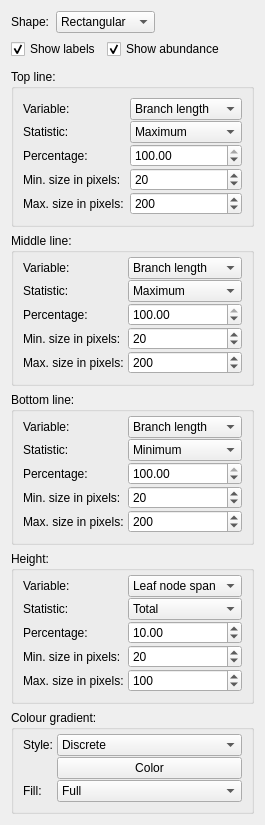
           <widget class="QWidget" name="pageCollapsedNodeProp_2">
            <property name="geometry">
             <rect>
              <x>0</x>
              <y>0</y>
              <width>236</width>
              <height>743</height>
             </rect>
            </property>
            <attribute name="icon">
             <iconset resource="gui.qrc">
              <normaloff>:/icons/icons/collapse.png</normaloff>:/icons/icons/collapse.png</iconset>
            </attribute>
            <attribute name="label">
             <string>Collapsed node properties</string>
            </attribute>
            <attribute name="toolTip">
             <string>Set visual properties of collapsed nodes</string>
            </attribute>
            <layout class="QVBoxLayout" name="verticalLayout_21">
             <item>
              <layout class="QHBoxLayout" name="horizontalLayout_37">
               <property name="bottomMargin">
                <number>0</number>
               </property>
               <item>
                <widget class="QLabel" name="label_53">
                 <property name="text">
                  <string>Shape:</string>
                 </property>
                </widget>
               </item>
               <item>
                <widget class="QComboBox" name="cboClusterTreeCollapsedNodeShape">
                 <property name="sizePolicy">
                  <sizepolicy hsizetype="Expanding" vsizetype="Fixed">
                   <horstretch>0</horstretch>
                   <verstretch>0</verstretch>
                  </sizepolicy>
                 </property>
                 <property name="currentIndex">
                  <number>0</number>
                 </property>
                 <item>
                  <property name="text">
                   <string>Rectangular</string>
                  </property>
                 </item>
                 <item>
                  <property name="text">
                   <string>Triangular</string>
                  </property>
                 </item>
                </widget>
               </item>
               <item>
                <spacer name="horizontalSpacer_28">
                 <property name="orientation">
                  <enum>Qt::Horizontal</enum>
                 </property>
                 <property name="sizeHint" stdset="0">
                  <size>
                   <width>40</width>
                   <height>20</height>
                  </size>
                 </property>
                </spacer>
               </item>
              </layout>
             </item>
             <item>
              <layout class="QHBoxLayout" name="horizontalLayout_38">
               <property name="bottomMargin">
                <number>4</number>
               </property>
               <item>
                <widget class="QCheckBox" name="chkClusterTreeCollapsedShowLabels">
                 <property name="text">
                  <string>Show labels</string>
                 </property>
                 <property name="checked">
                  <bool>true</bool>
                 </property>
                </widget>
               </item>
               <item>
                <widget class="QCheckBox" name="chkClusterTreeAbundanceInLabel">
                 <property name="text">
                  <string>Show abundance</string>
                 </property>
                 <property name="checked">
                  <bool>true</bool>
                 </property>
                </widget>
               </item>
               <item>
                <spacer name="horizontalSpacer_29">
                 <property name="orientation">
                  <enum>Qt::Horizontal</enum>
                 </property>
                 <property name="sizeHint" stdset="0">
                  <size>
                   <width>40</width>
                   <height>20</height>
                  </size>
                 </property>
                </spacer>
               </item>
              </layout>
             </item>
             <item>
              <widget class="QGroupBox" name="groupBox_6">
               <property name="title">
                <string>Top line:</string>
               </property>
               <property name="flat">
                <bool>true</bool>
               </property>
               <layout class="QVBoxLayout" name="verticalLayout_22">
                <item>
                 <layout class="QFormLayout" name="formLayout_21">
                  <property name="verticalSpacing">
                   <number>1</number>
                  </property>
                  <item row="0" column="0">
                   <widget class="QLabel" name="label_54">
                    <property name="text">
                     <string>Variable:</string>
                    </property>
                   </widget>
                  </item>
                  <item row="0" column="1">
                   <widget class="QComboBox" name="cboClusterTreeVariableTL">
                    <property name="currentIndex">
                     <number>1</number>
                    </property>
                    <item>
                     <property name="text">
                      <string>Abundance</string>
                     </property>
                    </item>
                    <item>
                     <property name="text">
                      <string>Branch length</string>
                     </property>
                    </item>
                    <item>
                     <property name="text">
                      <string>Fixed</string>
                     </property>
                    </item>
                   </widget>
                  </item>
                  <item row="1" column="0">
                   <widget class="QLabel" name="label_55">
                    <property name="text">
                     <string>Statistic:</string>
                    </property>
                   </widget>
                  </item>
                  <item row="1" column="1">
                   <widget class="QComboBox" name="cboClusterTreeStatisticTL">
                    <item>
                     <property name="text">
                      <string>Maximum</string>
                     </property>
                    </item>
                    <item>
                     <property name="text">
                      <string>Minimum</string>
                     </property>
                    </item>
                    <item>
                     <property name="text">
                      <string>Mean</string>
                     </property>
                    </item>
                    <item>
                     <property name="text">
                      <string>Median</string>
                     </property>
                    </item>
                    <item>
                     <property name="text">
                      <string>Total</string>
                     </property>
                    </item>
                   </widget>
                  </item>
                  <item row="2" column="0">
                   <widget class="QLabel" name="lblClusterTreeFactorLabelTL">
                    <property name="text">
                     <string>Percentage:</string>
                    </property>
                   </widget>
                  </item>
                  <item row="3" column="0">
                   <widget class="QLabel" name="lblPhylogenyMinTL_5">
                    <property name="text">
                     <string>Min. size in pixels:</string>
                    </property>
                   </widget>
                  </item>
                  <item row="3" column="1">
                   <widget class="QSpinBox" name="spinClusterTreeMinTL">
                    <property name="accelerated">
                     <bool>false</bool>
                    </property>
                    <property name="minimum">
                     <number>0</number>
                    </property>
                    <property name="maximum">
                     <number>1000</number>
                    </property>
                    <property name="value">
                     <number>20</number>
                    </property>
                   </widget>
                  </item>
                  <item row="4" column="0">
                   <widget class="QLabel" name="lblPhylogenyMaxTL_5">
                    <property name="text">
                     <string>Max. size in pixels:</string>
                    </property>
                   </widget>
                  </item>
                  <item row="4" column="1">
                   <widget class="QSpinBox" name="spinClusterTreeMaxTL">
                    <property name="accelerated">
                     <bool>false</bool>
                    </property>
                    <property name="minimum">
                     <number>0</number>
                    </property>
                    <property name="maximum">
                     <number>10000</number>
                    </property>
                    <property name="value">
                     <number>200</number>
                    </property>
                   </widget>
                  </item>
                  <item row="2" column="1">
                   <widget class="QDoubleSpinBox" name="spinClusterTreeFactorTL">
                    <property name="accelerated">
                     <bool>false</bool>
                    </property>
                    <property name="maximum">
                     <double>100.000000000000000</double>
                    </property>
                    <property name="value">
                     <double>100.000000000000000</double>
                    </property>
                   </widget>
                  </item>
                 </layout>
                </item>
               </layout>
              </widget>
             </item>
             <item>
              <widget class="QGroupBox" name="groupBox_7">
               <property name="title">
                <string>Middle line:</string>
               </property>
               <property name="flat">
                <bool>true</bool>
               </property>
               <property name="checkable">
                <bool>false</bool>
               </property>
               <layout class="QVBoxLayout" name="verticalLayout_23">
                <property name="spacing">
                 <number>4</number>
                </property>
                <property name="topMargin">
                 <number>4</number>
                </property>
                <item>
                 <layout class="QFormLayout" name="formLayout_22">
                  <property name="verticalSpacing">
                   <number>1</number>
                  </property>
                  <item row="0" column="0">
                   <widget class="QLabel" name="label_56">
                    <property name="text">
                     <string>Variable:</string>
                    </property>
                   </widget>
                  </item>
                  <item row="0" column="1">
                   <widget class="QComboBox" name="cboClusterTreeVariableML">
                    <property name="currentIndex">
                     <number>1</number>
                    </property>
                    <item>
                     <property name="text">
                      <string>Abundance</string>
                     </property>
                    </item>
                    <item>
                     <property name="text">
                      <string>Branch length</string>
                     </property>
                    </item>
                    <item>
                     <property name="text">
                      <string>Fixed</string>
                     </property>
                    </item>
                    <item>
                     <property name="text">
                      <string>None</string>
                     </property>
                    </item>
                   </widget>
                  </item>
                  <item row="1" column="0">
                   <widget class="QLabel" name="label_57">
                    <property name="text">
                     <string>Statistic:</string>
                    </property>
                   </widget>
                  </item>
                  <item row="1" column="1">
                   <widget class="QComboBox" name="cboClusterTreeStatisticML">
                    <property name="currentIndex">
                     <number>0</number>
                    </property>
                    <item>
                     <property name="text">
                      <string>Maximum</string>
                     </property>
                    </item>
                    <item>
                     <property name="text">
                      <string>Minimum</string>
                     </property>
                    </item>
                    <item>
                     <property name="text">
                      <string>Mean</string>
                     </property>
                    </item>
                    <item>
                     <property name="text">
                      <string>Median</string>
                     </property>
                    </item>
                    <item>
                     <property name="text">
                      <string>Total</string>
                     </property>
                    </item>
                   </widget>
                  </item>
                  <item row="2" column="0">
                   <widget class="QLabel" name="lblClusterTreeFactorLabelML">
                    <property name="text">
                     <string>Percentage:</string>
                    </property>
                   </widget>
                  </item>
                  <item row="3" column="0">
                   <widget class="QLabel" name="lblPhylogenyMinTL_6">
                    <property name="text">
                     <string>Min. size in pixels:</string>
                    </property>
                   </widget>
                  </item>
                  <item row="3" column="1">
                   <widget class="QSpinBox" name="spinClusterTreeMinML">
                    <property name="minimum">
                     <number>0</number>
                    </property>
                    <property name="maximum">
                     <number>1000</number>
                    </property>
                    <property name="value">
                     <number>20</number>
                    </property>
                   </widget>
                  </item>
                  <item row="4" column="0">
                   <widget class="QLabel" name="lblPhylogenyMaxTL_6">
                    <property name="text">
                     <string>Max. size in pixels:</string>
                    </property>
                   </widget>
                  </item>
                  <item row="4" column="1">
                   <widget class="QSpinBox" name="spinClusterTreeMaxML">
                    <property name="minimum">
                     <number>0</number>
                    </property>
                    <property name="maximum">
                     <number>10000</number>
                    </property>
                    <property name="value">
                     <number>200</number>
                    </property>
                   </widget>
                  </item>
                  <item row="2" column="1">
                   <widget class="QDoubleSpinBox" name="spinClusterTreeFactorML">
                    <property name="maximum">
                     <double>100.000000000000000</double>
                    </property>
                    <property name="value">
                     <double>100.000000000000000</double>
                    </property>
                   </widget>
                  </item>
                 </layout>
                </item>
               </layout>
              </widget>
             </item>
             <item>
              <widget class="QGroupBox" name="groupBox_8">
               <property name="title">
                <string>Bottom line:</string>
               </property>
               <property name="flat">
                <bool>true</bool>
               </property>
               <property name="checkable">
                <bool>false</bool>
               </property>
               <layout class="QVBoxLayout" name="verticalLayout_24">
                <property name="spacing">
                 <number>4</number>
                </property>
                <property name="topMargin">
                 <number>4</number>
                </property>
                <item>
                 <layout class="QFormLayout" name="formLayout_23">
                  <property name="verticalSpacing">
                   <number>1</number>
                  </property>
                  <item row="0" column="0">
                   <widget class="QLabel" name="label_58">
                    <property name="text">
                     <string>Variable:</string>
                    </property>
                   </widget>
                  </item>
                  <item row="0" column="1">
                   <widget class="QComboBox" name="cboClusterTreeVariableBL">
                    <property name="currentIndex">
                     <number>1</number>
                    </property>
                    <item>
                     <property name="text">
                      <string>Abundance</string>
                     </property>
                    </item>
                    <item>
                     <property name="text">
                      <string>Branch length</string>
                     </property>
                    </item>
                    <item>
                     <property name="text">
                      <string>Fixed</string>
                     </property>
                    </item>
                   </widget>
                  </item>
                  <item row="1" column="0">
                   <widget class="QLabel" name="label_59">
                    <property name="text">
                     <string>Statistic:</string>
                    </property>
                   </widget>
                  </item>
                  <item row="1" column="1">
                   <widget class="QComboBox" name="cboClusterTreeStatisticBL">
                    <property name="currentIndex">
                     <number>1</number>
                    </property>
                    <item>
                     <property name="text">
                      <string>Maximum</string>
                     </property>
                    </item>
                    <item>
                     <property name="text">
                      <string>Minimum</string>
                     </property>
                    </item>
                    <item>
                     <property name="text">
                      <string>Mean</string>
                     </property>
                    </item>
                    <item>
                     <property name="text">
                      <string>Median</string>
                     </property>
                    </item>
                    <item>
                     <property name="text">
                      <string>Total</string>
                     </property>
                    </item>
                   </widget>
                  </item>
                  <item row="2" column="0">
                   <widget class="QLabel" name="lblClusterTreeFactorLabelBL">
                    <property name="text">
                     <string>Percentage:</string>
                    </property>
                   </widget>
                  </item>
                  <item row="3" column="0">
                   <widget class="QLabel" name="lblPhylogenyMinTL_7">
                    <property name="text">
                     <string>Min. size in pixels:</string>
                    </property>
                   </widget>
                  </item>
                  <item row="3" column="1">
                   <widget class="QSpinBox" name="spinClusterTreeMinBL">
                    <property name="minimum">
                     <number>0</number>
                    </property>
                    <property name="maximum">
                     <number>1000</number>
                    </property>
                    <property name="value">
                     <number>20</number>
                    </property>
                   </widget>
                  </item>
                  <item row="4" column="0">
                   <widget class="QLabel" name="lblPhylogenyMaxTL_7">
                    <property name="text">
                     <string>Max. size in pixels:</string>
                    </property>
                   </widget>
                  </item>
                  <item row="4" column="1">
                   <widget class="QSpinBox" name="spinClusterTreeMaxBL">
                    <property name="minimum">
                     <number>0</number>
                    </property>
                    <property name="maximum">
                     <number>10000</number>
                    </property>
                    <property name="value">
                     <number>200</number>
                    </property>
                   </widget>
                  </item>
                  <item row="2" column="1">
                   <widget class="QDoubleSpinBox" name="spinClusterTreeFactorBL">
                    <property name="maximum">
                     <double>100.000000000000000</double>
                    </property>
                    <property name="value">
                     <double>100.000000000000000</double>
                    </property>
                   </widget>
                  </item>
                 </layout>
                </item>
               </layout>
              </widget>
             </item>
             <item>
              <widget class="QGroupBox" name="groupBox_9">
               <property name="title">
                <string>Height:</string>
               </property>
               <property name="flat">
                <bool>true</bool>
               </property>
               <property name="checkable">
                <bool>false</bool>
               </property>
               <layout class="QVBoxLayout" name="verticalLayout_25">
                <property name="spacing">
                 <number>4</number>
                </property>
                <property name="topMargin">
                 <number>4</number>
                </property>
                <item>
                 <layout class="QFormLayout" name="formLayout_24">
                  <property name="verticalSpacing">
                   <number>1</number>
                  </property>
                  <item row="0" column="0">
                   <widget class="QLabel" name="label_60">
                    <property name="text">
                     <string>Variable:</string>
                    </property>
                   </widget>
                  </item>
                  <item row="0" column="1">
                   <widget class="QComboBox" name="cboClusterTreeVariableHeight">
                    <property name="currentIndex">
                     <number>3</number>
                    </property>
                    <item>
                     <property name="text">
                      <string>Abundance</string>
                     </property>
                    </item>
                    <item>
                     <property name="text">
                      <string>Branch length</string>
                     </property>
                    </item>
                    <item>
                     <property name="text">
                      <string>Fixed</string>
                     </property>
                    </item>
                    <item>
                     <property name="text">
                      <string>Leaf node span</string>
                     </property>
                    </item>
                    <item>
                     <property name="text">
                      <string>Size variable</string>
                     </property>
                    </item>
                   </widget>
                  </item>
                  <item row="1" column="0">
                   <widget class="QLabel" name="label_61">
                    <property name="text">
                     <string>Statistic:</string>
                    </property>
                   </widget>
                  </item>
                  <item row="1" column="1">
                   <widget class="QComboBox" name="cboClusterTreeStatisticHeight">
                    <property name="currentIndex">
                     <number>4</number>
                    </property>
                    <item>
                     <property name="text">
                      <string>Maximum</string>
                     </property>
                    </item>
                    <item>
                     <property name="text">
                      <string>Minimum</string>
                     </property>
                    </item>
                    <item>
                     <property name="text">
                      <string>Mean</string>
                     </property>
                    </item>
                    <item>
                     <property name="text">
                      <string>Median</string>
                     </property>
                    </item>
                    <item>
                     <property name="text">
                      <string>Total</string>
                     </property>
                    </item>
                   </widget>
                  </item>
                  <item row="2" column="0">
                   <widget class="QLabel" name="lblClusterTreeFactorLabelHeight">
                    <property name="text">
                     <string>Percentage:</string>
                    </property>
                   </widget>
                  </item>
                  <item row="3" column="0">
                   <widget class="QLabel" name="lblPhylogenyMinTL_8">
                    <property name="text">
                     <string>Min. size in pixels:</string>
                    </property>
                   </widget>
                  </item>
                  <item row="3" column="1">
                   <widget class="QSpinBox" name="spinClusterTreeMinHeight">
                    <property name="minimum">
                     <number>0</number>
                    </property>
                    <property name="maximum">
                     <number>100</number>
                    </property>
                    <property name="value">
                     <number>20</number>
                    </property>
                   </widget>
                  </item>
                  <item row="4" column="0">
                   <widget class="QLabel" name="lblPhylogenyMaxTL_8">
                    <property name="text">
                     <string>Max. size in pixels:</string>
                    </property>
                   </widget>
                  </item>
                  <item row="4" column="1">
                   <widget class="QSpinBox" name="spinClusterTreeMaxHeight">
                    <property name="minimum">
                     <number>0</number>
                    </property>
                    <property name="maximum">
                     <number>10000</number>
                    </property>
                    <property name="value">
                     <number>100</number>
                    </property>
                   </widget>
                  </item>
                  <item row="2" column="1">
                   <widget class="QDoubleSpinBox" name="spinClusterTreeFactorHeight">
                    <property name="maximum">
                     <double>100.000000000000000</double>
                    </property>
                    <property name="value">
                     <double>10.000000000000000</double>
                    </property>
                   </widget>
                  </item>
                 </layout>
                </item>
               </layout>
              </widget>
             </item>
             <item>
              <widget class="QGroupBox" name="groupBox_10">
               <property name="title">
                <string>Colour gradient:</string>
               </property>
               <property name="flat">
                <bool>true</bool>
               </property>
               <property name="checkable">
                <bool>false</bool>
               </property>
               <layout class="QVBoxLayout" name="verticalLayout_26">
                <property name="spacing">
                 <number>4</number>
                </property>
                <property name="topMargin">
                 <number>4</number>
                </property>
                <item>
                 <layout class="QFormLayout" name="formLayout_25">
                  <property name="fieldGrowthPolicy">
                   <enum>QFormLayout::AllNonFixedFieldsGrow</enum>
                  </property>
                  <property name="verticalSpacing">
                   <number>1</number>
                  </property>
                  <item row="0" column="0">
                   <widget class="QLabel" name="label_62">
                    <property name="text">
                     <string>Style:</string>
                    </property>
                   </widget>
                  </item>
                  <item row="0" column="1">
                   <widget class="QComboBox" name="cboClusterTreeGradientStyle">
                    <property name="currentIndex">
                     <number>1</number>
                    </property>
                    <item>
                     <property name="text">
                      <string>Continuous</string>
                     </property>
                    </item>
                    <item>
                     <property name="text">
                      <string>Discrete</string>
                     </property>
                    </item>
                    <item>
                     <property name="text">
                      <string>Single colour</string>
                     </property>
                    </item>
                   </widget>
                  </item>
                  <item row="2" column="0">
                   <widget class="QLabel" name="label_63">
                    <property name="text">
                     <string>Fill:</string>
                    </property>
                   </widget>
                  </item>
                  <item row="2" column="1">
                   <widget class="QComboBox" name="cboClusterTreeGradientFill">
                    <property name="currentIndex">
                     <number>1</number>
                    </property>
                    <item>
                     <property name="text">
                      <string>Top half</string>
                     </property>
                    </item>
                    <item>
                     <property name="text">
                      <string>Full</string>
                     </property>
                    </item>
                   </widget>
                  </item>
                  <item row="1" column="1">
                   <widget class="QtColorPicker" name="btnClusterTreeGradientSingleColor">
                    <property name="text">
                     <string>Color</string>
                    </property>
                   </widget>
                  </item>
                 </layout>
                </item>
               </layout>
              </widget>
             </item>
             <item>
              <spacer name="verticalSpacer_10">
               <property name="orientation">
                <enum>Qt::Vertical</enum>
               </property>
               <property name="sizeHint" stdset="0">
                <size>
                 <width>20</width>
                 <height>40</height>
                </size>
               </property>
              </spacer>
             </item>
            </layout>
           </widget>
